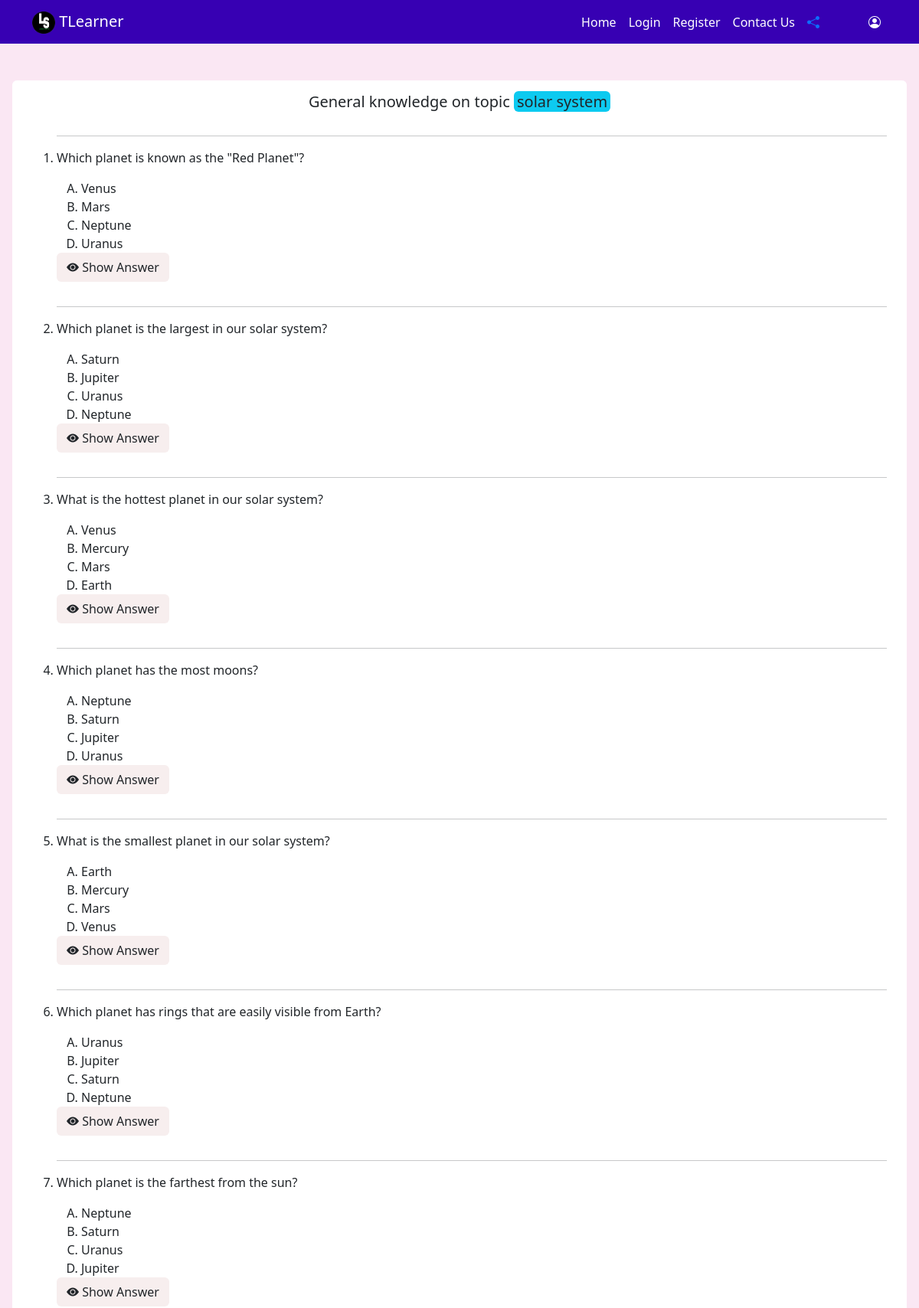
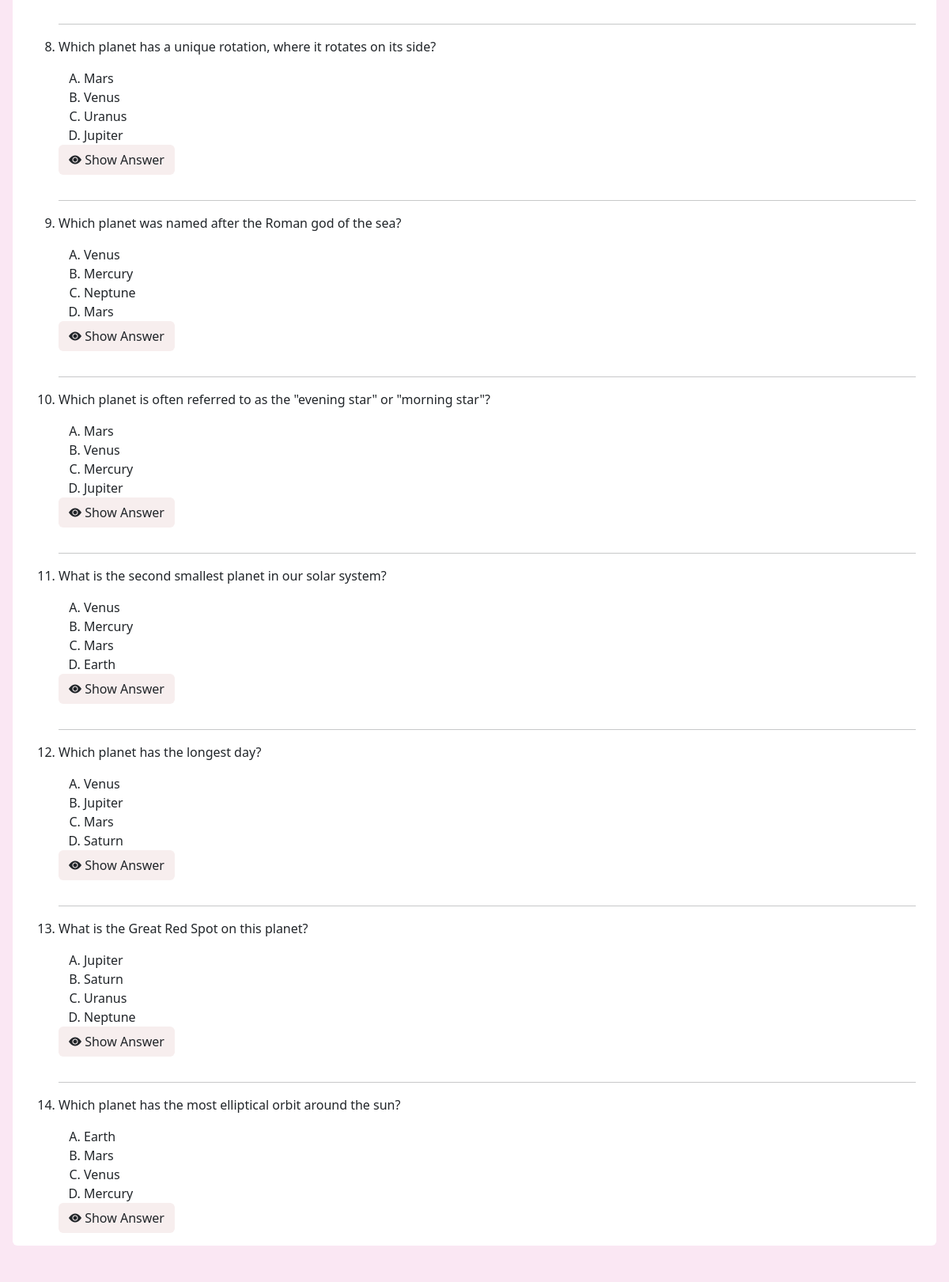
The page /gk.php?id=solar system (upper part) on the database its author committed (2 pictures, top to bottom).
### tables this page shows
CREATE TABLE `gk_data` (
  `id` int(30) NOT NULL,
  `topic_name` varchar(50) NOT NULL,
  `gk_question` varchar(100) NOT NULL,
  `gk_option1` varchar(100) NOT NULL,
  `gk_option2` varchar(100) NOT NULL,
  `gk_option3` varchar(100) NOT NULL,
  `gk_option4` varchar(100) NOT NULL,
  `gk_answer` varchar(100) NOT NULL,
  `gk_explanation` varchar(200) NOT NULL
);

### gk.php (the view, shortened to what this page needs)
<!DOCTYPE html>
<html lang="en">
<head>
  <link href="https://cdn.jsdelivr.net/npm/bootstrap@5.2.1/dist/css/bootstrap.min.css" rel="stylesheet"
 />
  <link rel="stylesheet" href="https://cdn.jsdelivr.net/npm/bootstrap-icons@1.11.1/font/bootstrap-icons.css" />
  <link rel="stylesheet" href="style.css">
</head>
<body>
  <header>
    <?php
        include('header.php');
        ?>
  </header>
  <main>
    <div class="m-1 m-lg-3 rounded-2" style="background-color:white">
      <?php
         include('config.php');
        $topic = mysqli_real_escape_string($conn, $_GET["id"]);
        $sql = "SELECT * FROM `gk_data` WHERE `topic_name`=?";
        $stmt = mysqli_prepare($conn, $sql);
          mysqli_stmt_bind_param($stmt, "s", $topic);
          mysqli_stmt_execute($stmt);
          $result = mysqli_stmt_get_result($stmt);
        $rows=mysqli_fetch_assoc($result);
        echo "<h1 class='h5 text-center mt-2 p-lg-3'>General knowledge on topic  <span class='bg-info rounded-2 px-1'>{$rows['topic_name']}</span> </h1>";
        if (mysqli_num_rows($result)>0) {
         echo "<div class='container mt-2'>";
         echo "<ol type='1'>";
          while ($rows=mysqli_fetch_assoc($result)) {
            echo "
            <hr />";
            echo "<li><p>{$rows['gk_question']}</p></li>";
            echo "<ol type='A'>
            <li>{$rows['gk_option1']}</li>
            <li>{$rows['gk_option2']}</li>
            <li>{$rows['gk_option3']}</li>
            <li>{$rows['gk_option4']}</li>
          </ol>";
          echo " <p class='d-inline-flex gap-1'>
          <button class='btn' style='background-color: #f7eeee' type='button' data-bs-toggle='collapse'
            data-bs-target='#collapseExample{$rows['id']}' aria-expanded='false' aria-controls='collapseExample'>
            <i class='bi bi-eye-fill'></i> Show Answer
          </button>
        </p>";
          }
          echo "</ol></div>";
        }
      ?>
    </div>
  </main>
</body>
</html>

### style.css (style rules this page uses)
body { background-color: #FAE7F3; }

### rows shown on the page
gk_data: topic_name "solar system"
gk_data: gk_question "Which planet is known as the \"Red Planet\"?", gk_option1 "Venus", gk_option2 "Mars", gk_option3 "Neptune", gk_option4 "Uranus"
gk_data: gk_question "Which planet is the largest in our solar system?", gk_option1 "Saturn", gk_option2 "Jupiter", gk_option3 "Uranus", gk_option4 "Neptune"
gk_data: gk_question "What is the hottest planet in our solar system?", gk_option1 "Venus", gk_option2 "Mercury", gk_option3 "Mars", gk_option4 "Earth"
gk_data: gk_question "Which planet has the most moons?", gk_option1 "Neptune", gk_option2 "Saturn", gk_option3 "Jupiter", gk_option4 "Uranus"
gk_data: gk_question "What is the smallest planet in our solar system?", gk_option1 "Earth", gk_option2 "Mercury", gk_option3 "Mars", gk_option4 "Venus"
gk_data: gk_question "Which planet has rings that are easily visible from Earth?", gk_option1 "Uranus", gk_option2 "Jupiter", gk_option3 "Saturn", gk_option4 "Neptune"
gk_data: gk_question "Which planet is the farthest from the sun?", gk_option1 "Neptune", gk_option2 "Saturn", gk_option3 "Uranus", gk_option4 "Jupiter"
gk_data: gk_question "Which planet has a unique rotation, where it rotates on its side?", gk_option1 "Mars", gk_option2 "Venus", gk_option3 "Uranus", gk_option4 "Jupiter"
gk_data: gk_question "Which planet was named after the Roman god of the sea?", gk_option1 "Venus", gk_option2 "Mercury", gk_option3 "Neptune", gk_option4 "Mars"
gk_data: gk_question "Which planet is often referred to as the \"evening star\" or \"morning star\"?", gk_option1 "Mars", gk_option2 "Venus", gk_option3 "Mercury", gk_option4 "Jupiter"
gk_data: gk_question "What is the second smallest planet in our solar system?", gk_option1 "Venus", gk_option2 "Mercury", gk_option3 "Mars", gk_option4 "Earth"
gk_data: gk_question "Which planet has the longest day?", gk_option1 "Venus", gk_option2 "Jupiter", gk_option3 "Mars", gk_option4 "Saturn"
gk_data: gk_question "What is the Great Red Spot on this planet?", gk_option1 "Jupiter", gk_option2 "Saturn", gk_option3 "Uranus", gk_option4 "Neptune"
gk_data: gk_question "Which planet has the most elliptical orbit around the sun?", gk_option1 "Earth", gk_option2 "Mars", gk_option3 "Venus", gk_option4 "Mercury"
